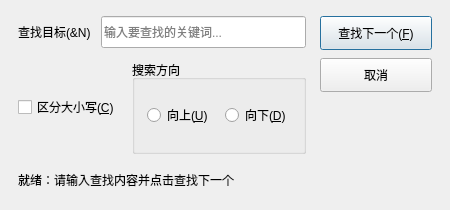
<?xml version="1.0" encoding="UTF-8"?>
<ui version="4.0">
 <class>SearchDialog</class>
 <widget class="QDialog" name="SearchDialog">
  <property name="geometry">
   <rect>
    <x>0</x>
    <y>0</y>
    <width>450</width>
    <height>210</height>
   </rect>
  </property>
  <property name="minimumSize">
   <size>
    <width>430</width>
    <height>195</height>
   </size>
  </property>
  <property name="windowTitle">
   <string>查找文本</string>
  </property>
  <layout class="QVBoxLayout" name="rootLayout">
   <property name="spacing">
    <number>12</number>
   </property>
   <property name="leftMargin">
    <number>18</number>
   </property>
   <property name="topMargin">
    <number>16</number>
   </property>
   <property name="rightMargin">
    <number>18</number>
   </property>
   <property name="bottomMargin">
    <number>16</number>
   </property>
   <item>
    <layout class="QHBoxLayout" name="bodyLayout">
     <property name="spacing">
      <number>14</number>
     </property>
     <item>
      <layout class="QVBoxLayout" name="leftLayout">
       <property name="spacing">
        <number>12</number>
       </property>
       <item>
        <layout class="QHBoxLayout" name="inputLayout">
         <property name="spacing">
          <number>10</number>
         </property>
         <item>
          <widget class="QLabel" name="labelTarget">
           <property name="text">
            <string>查找目标(&amp;N)</string>
           </property>
          </widget>
         </item>
         <item>
          <widget class="QLineEdit" name="lineEditTarget">
           <property name="minimumSize">
            <size>
             <width>0</width>
             <height>32</height>
            </size>
           </property>
           <property name="placeholderText">
            <string>输入要查找的关键词...</string>
           </property>
           <property name="clearButtonEnabled">
            <bool>true</bool>
           </property>
          </widget>
         </item>
        </layout>
       </item>
       <item>
        <layout class="QHBoxLayout" name="optionLayout">
         <property name="spacing">
          <number>12</number>
         </property>
         <item>
          <widget class="QCheckBox" name="checkCaseSensitive">
           <property name="text">
            <string>区分大小写(&amp;C)</string>
           </property>
          </widget>
         </item>
         <item>
          <widget class="QGroupBox" name="groupBoxDirection">
           <property name="title">
            <string>搜索方向</string>
           </property>
           <layout class="QHBoxLayout" name="directionLayout">
            <property name="spacing">
             <number>12</number>
            </property>
            <property name="leftMargin">
             <number>12</number>
            </property>
            <property name="topMargin">
             <number>8</number>
            </property>
            <property name="rightMargin">
             <number>12</number>
            </property>
            <property name="bottomMargin">
             <number>8</number>
            </property>
            <item>
             <widget class="QRadioButton" name="radioUp">
              <property name="text">
               <string>向上(&amp;U)</string>
              </property>
             </widget>
            </item>
            <item>
             <widget class="QRadioButton" name="radioDown">
              <property name="text">
               <string>向下(&amp;D)</string>
              </property>
             </widget>
            </item>
           </layout>
          </widget>
         </item>
        </layout>
       </item>
      </layout>
     </item>
     <item>
      <layout class="QVBoxLayout" name="btnLayout">
       <property name="spacing">
        <number>8</number>
       </property>
       <item>
        <widget class="QPushButton" name="btnFindNext">
         <property name="minimumSize">
          <size>
           <width>112</width>
           <height>34</height>
          </size>
         </property>
         <property name="text">
          <string>查找下一个(&amp;F)</string>
         </property>
         <property name="default">
          <bool>true</bool>
         </property>
        </widget>
       </item>
       <item>
        <widget class="QPushButton" name="btnCancel">
         <property name="minimumSize">
          <size>
           <width>112</width>
           <height>34</height>
          </size>
         </property>
         <property name="text">
          <string>取消</string>
         </property>
        </widget>
       </item>
       <item>
        <spacer name="verticalSpacer">
         <property name="orientation">
          <enum>Qt::Orientation::Vertical</enum>
         </property>
         <property name="sizeHint" stdset="0">
          <size>
           <width>20</width>
           <height>20</height>
          </size>
         </property>
        </spacer>
       </item>
      </layout>
     </item>
    </layout>
   </item>
   <item>
    <widget class="QLabel" name="labelStatus">
     <property name="minimumSize">
      <size>
       <width>0</width>
       <height>28</height>
      </size>
     </property>
     <property name="text">
      <string>就绪：请输入查找内容并点击查找下一个</string>
     </property>
    </widget>
   </item>
  </layout>
 </widget>
 <resources/>
 <connections/>
</ui>
